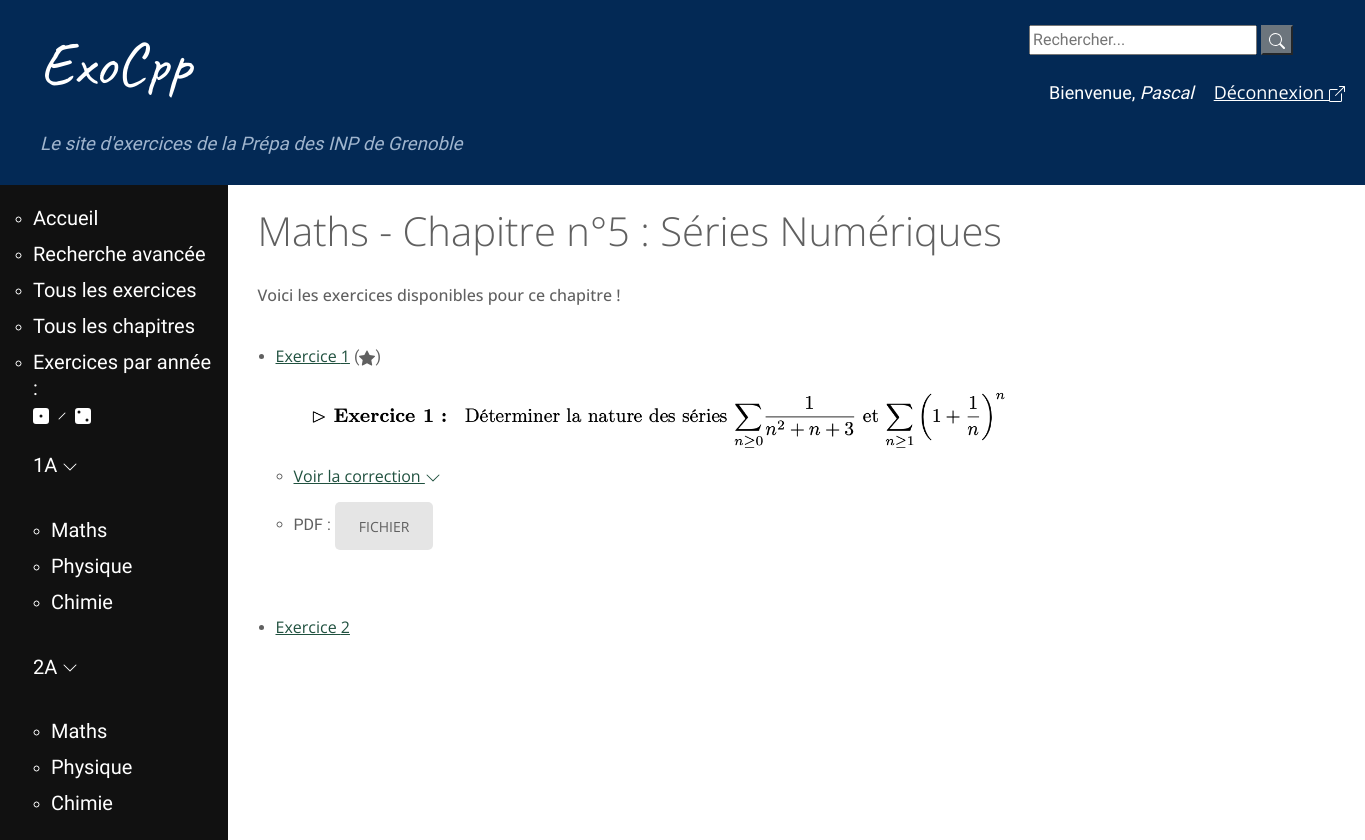
Before: /chapitre/1 (signed in) with the older database file.
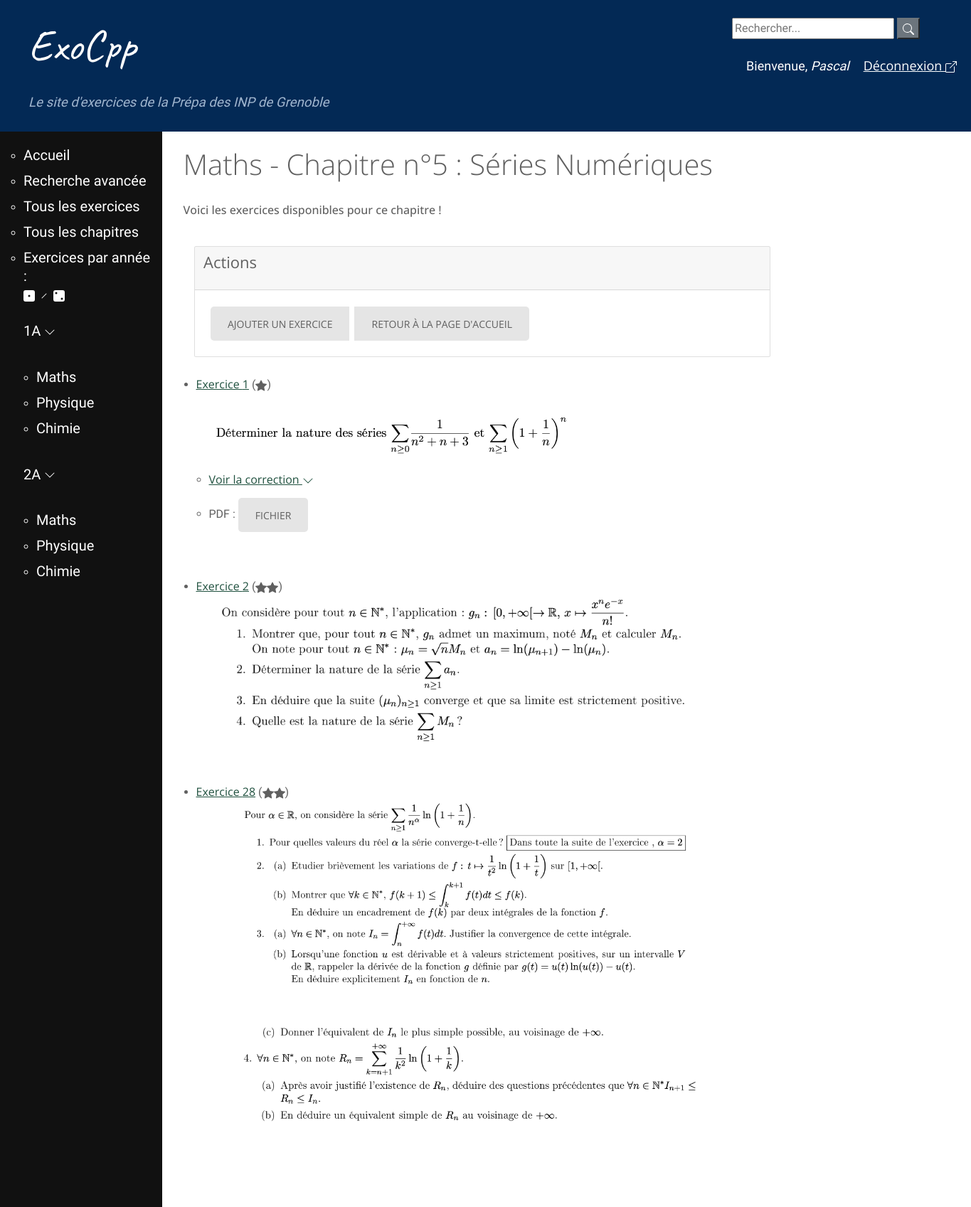
After: the same page with the newer database file.
### exo/models.py (models this page shows, shortened)
class Chapitre(models.Model):
    annee = models.CharField(max_length=2, choices = [('1A', 'Première année'),
        ('2A', 'Deuxième année')])
    matiere = models.CharField(max_length=40, choices = MATIERES)
    nom = models.CharField(max_length=200, null=False, unique=True)
    numero = models.IntegerField(null=True, error_messages={"invalid_choice" : "Ce numéro de chapitre existe déjà."},
        help_text="Vous pouvez numéroter le chapitre/module \
        pour permettre un classement dans l'ordre du programme (recommandé, \
        la valeur par défaut est 1)", default=1, unique=True)

class Exercice(models.Model):
    nom = models.CharField(max_length=200, null=True, blank=True)
    tags = TaggableManager()
    difficulte = models.IntegerField(null=True, blank=True, choices = ((1, '*'), (2, '**'),
        (3, '***')))
    chapitre = models.ForeignKey(Chapitre, on_delete = models.CASCADE)
    provenance = models.CharField(max_length=200, default='', null=True, blank=True)
    numero = models.IntegerField(default=1)
    def get_absolute_url(self):
        return reverse('exercice-details', args=[str(self.id)])

class Fichier(models.Model):
    file = models.FileField(upload_to='')
    format = models.CharField(max_length = 2, choices = [('w', 'Document Word'),
        ('p', 'PDF'), ('t', 'LaTeX'), ('i', 'Image')])
    exercice = models.ForeignKey(Exercice, related_name = 'fichier',
        on_delete = models.CASCADE)
    created_date = models.DateTimeField(default=timezone.now)
    published_date = models.DateTimeField(blank=True, null=True)
    correction = models.CharField(max_length=3, choices = [('Oui', 'Oui'), ('Non', 'Non')], default='Non')
    def get_absolute_url(self):
        return reverse('edit_fichier', args=[str(self.id)])

### exo/views.py (the view)
# urls.py: path('chapitre/<int:chapitre_id>', views.chap_detail, name='chapitre-details'),
@login_required(login_url='login')
def chap_detail(request, chapitre_id):
	chapitre = get_object_or_404(Chapitre, pk = chapitre_id)
	return render(request, 'exo/chap_listexo.html', {'chapitre': chapitre,
	'exercices': Exercice.objects.filter(chapitre_id=chapitre_id),
	'fichiers' : Fichier.objects.all()})

### exo/templates/exo/chap_listexo.html (shortened to what this page needs)
{% extends "base_generic.html" %}
{% block content %}
	<h1>{{ chapitre.matiere }} - Chapitre n°{{chapitre.numero}} : {{ chapitre.nom }}</h1>
  	{% if exercices.count == 0 %}
	  		<p>
          Aucun exercice pour le moment ! Patientez un peu, ils arrivent bientôt {% include './icons/emoji-wink.svg'%}
        </p>
    {% else %}
    <h6>Voici les exercices disponibles pour ce chapitre !</h6>
		{% endif %}
{% for group in request.user.groups.all %}
    {% if group.name == 'prof'%}
    <div class="container-fluid"><div class="card w-75">
    <div class="card-header">
      <h4>Actions</h4>
    </div>
    <div class="card-body">
    <div class="btn-group" role="group">
    <a href="{% url 'new_ex' %}" class="btn btn-outline-success btn-sm">Ajouter un exercice</a>
        <a href="{% url 'home' %}" class="btn btn-outline-secondary btn-sm">Retour à la page d'accueil</a>
  </div>
    </div></div>
  </div>
    {% endif %}
{% endfor %}
  <br/>
{% for exercice in exercices %}
    <ul>
        {% if exercice.difficulte == null %}
        <li>
        <a href="{{ exercice.get_absolute_url }}">Exercice {{ exercice.id }}</a>
        {% for fichier in fichiers %}
      </li>
        {% endfor %}
        {% elif exercice.difficulte == 1 %}
        <li>
        <a href="{{ exercice.get_absolute_url }}">Exercice {{ exercice.id }}</a> ({% include './icons/star-fill.svg'%})
        {% for fichier in fichiers %}
        <ul>
            {% if fichier.exercice.chapitre == exercice.chapitre and fichier.exercice == exercice %}
              {% if fichier.format == "i" %}
              {% if fichier.correction == "Oui" %}
      <li>
            <div id="correction">
        <a href="{{ fichier.file.url }}" >{{ "Voir la correction" }} {% include '../exo/icons/chevron-down.svg' %}</a><br/>
    </li>
        {% elif fichier.correction == "Non" %}
            <img src="{{ fichier.file.url }}" alt="énoncé" width="750">
        {% endif %}
    {% elif fichier.format == "p" %}
    <li>
          {% if fichier.correction == "Oui" %}
        PDF :
        <div class="btn">
            <a href="{{ fichier.file.url }}" class="btn btn-sm btn-outline-light">Correction</a>
        </div>
          {% elif fichier.correction == "Non" %}
        PDF :
            <a href="{{ fichier.file.url }}" class="btn btn-sm btn-outline-light">Fichier</a>
        {% endif %}
        {% endif %}
        {% endif %}
      </ul>
        {% endfor %}
        </li>
<br/>
        {% elif exercice.difficulte == 2 %}
        <li>
        <a href="{{ exercice.get_absolute_url }}">Exercice {{ exercice.id }}</a> ({% include './icons/star-fill.svg'%}{% include './icons/star-fill.svg'%})
        {% for fichier in fichiers %}
        <ul>
            {% if fichier.exercice.chapitre == exercice.chapitre and fichier.exercice == exercice %}
              {% if fichier.format == "i" %}
              {% if fichier.correction == "Oui" %}
      <li>
            <div id="correction">
        <a href="{{ fichier.file.url }}" >{{ "Voir la correction" }} {% include '../exo/icons/chevron-down.svg' %}</a><br/>
      <div style="display: none">
        <img src="{{ fichier.file.url }}" alt="correction" width="750">
  {% for group in request.user.groups.all %}
    {% if group.name == 'prof'%}
        <div class="btn-group" role="group">
          <a href="{{ fichier.get_absolute_url }}" class="btn btn-outline-warning btn-sm">Modifier le format</a>
          <form method="post" action="{% url 'supp_fichier' fichier.pk %}">
            {% csrf_token %}
            <button type="submit" class="btn btn-outline-danger btn-sm">Supprimer le fichier</button>
          </form>
        </div>
    {% endif %}
  {% endfor %}
      </div>
    </li>
<script type="text/javascript" src="http://ajax.googleapis.com/ajax/libs/jquery/1.6.2/jquery.min.js"></script>
<script type="text/javascript">
$('#correction > a').click(function(){
    $(this).next().next().slideToggle();
    return false;
});
</script>
        {% elif fichier.correction == "Non" %}
            <img src="{{ fichier.file.url }}" alt="énoncé" width="750">
        {% endif %}
        {% endif %}
        {% endif %}
      </ul>
        {% endfor %}
        </li>
<br/>
        {% endif %}
      </ul>
        {% endfor %}
{% endblock %}

### exo/templates/base_generic.html (shortened to what this page needs)
{% load static %}
<!DOCTYPE html>
<html lang="en">
<head>
  <link rel="stylesheet" href="https://stackpath.bootstrapcdn.com/bootstrap/4.1.3/css/bootstrap.min.css">
  <link rel="stylesheet" href="{% static 'css/styles.css' %}">
  <link rel="stylesheet" href="https://use.fontawesome.com/releases/v5.6.1/css/all.css">
<link rel='stylesheet' id='pretty-checkbx-css'  href='https://cdn.jsdelivr.net/npm/pretty-checkbox@3.0/dist/pretty-checkbox.min.css?ver=5.4.4' type='text/css' media='all' />
<link rel="stylesheet" type="text/css" href="{% static 'css/styles2.css' %}"/>
</head>
<body>
<div id="page">
<div id="bloc principal">
  <div class="page-header">
      <div class="wrapper col1">
        <div id="topbar">
          <div id="search">
            <form class="search" method=POST action="{% url 'search-chap' %}">
              <input class="barre-recherche" type="search" placeholder="Rechercher..." aria-label="Recherche" name="searched">
              <button class="btn-secondary" type="submit">{% include './exo/icons/search.svg'%}</button>
            </form>
            <br/>
            <span class="hello-msg">Bienvenue, <em>{{ request.user }}</em><a href="{% url 'logout' %}" class="hello-msg">Déconnexion {% include './exo/icons/box-arrow-up-right.svg'%}</a></span>
          </div>
        </div>
      </div>
      <div class="titre">
      <h1><a href="/">ExoCpp</a></h1>
      <h5>Le site d'exercices de la Prépa des INP de Grenoble</h5>
      </div>
  </div>
  <div class="container-fluid">
    <div class="row">
          <div class="col-sm-2">
          {% block sidebar %}
          <ul class="puces-navbar">
              <li><h4><a href="{% url 'home' %}">Accueil</a></h4></li>
              <li><h4><a href="{% url 'exercice_filtres' %}">Recherche avancée</a></h4></li>
              <li><h4><a href="{% url 'exercices' %}">Tous les exercices</a></h4></li>
              <li><h4><a href="{% url 'chapitres' %}">Tous les chapitres</a></h4></li>
              <li><h4><a href="#">Exercices par année :</a><br/><a href="{% url '1A' %}">{% include './exo/icons/dice-1-fill.svg' %}</a> {% include './exo/icons/slash.svg' %} <a href="{% url '2A' %}">{% include './exo/icons/dice-2-fill.svg' %}</a></h4></li>
          {% endblock %}
          <div id="menu">
    <h4><a href="{% url '1A' %}">1A {% include './exo/icons/chevron-down.svg' %}</a></h4><br/>
    <ul class="puces-navbar">
        <li><h4><a href="{% url '1A-maths' %}">Maths</a></h4></li>
        <li><h4><a href="{% url '1A-physique' %}">Physique</a></h4></li>
        <li><h4><a href="{% url '1A-chimie' %}">Chimie</a></h4></li>
    </ul>
    <br/>
    <h4><a href="{% url '2A' %}">2A {% include './exo/icons/chevron-down.svg' %}</a></h4><br/>
    <ul class="puces-navbar">
        <li><h4><a href="{% url '2A-maths' %}">Maths</a></h4></li>
        <li><h4><a href="{% url '2A-physique' %}">Physique</a></h4></li>
        <li><h4><a href="{% url '2A-chimie' %}">Chimie</a></h4></li>
    </ul>
</div>
</ul>
      </div>
         <div class="col-sm-10">
            <div class="container">
              {% block content %}
              {% endblock %}
            </div>
            <br/>
            <br/>
         </div>
    </div>
  </div>
</div>
</div>
</body>
</html>

### exo/templates/exo/icons/dice-1-fill.svg
<svg xmlns="http://www.w3.org/2000/svg" width="16" height="16" fill="currentColor" class="bi bi-dice-1-fill" viewBox="0 0 16 16">
  <path d="M3 0a3 3 0 0 0-3 3v10a3 3 0 0 0 3 3h10a3 3 0 0 0 3-3V3a3 3 0 0 0-3-3H3zm5 9.5a1.5 1.5 0 1 1 0-3 1.5 1.5 0 0 1 0 3z"/>
</svg>

### exo/templates/exo/icons/slash.svg
<svg xmlns="http://www.w3.org/2000/svg" width="16" height="16" fill="currentColor" class="bi bi-slash" viewBox="0 0 16 16">
  <path d="M11.354 4.646a.5.5 0 0 1 0 .708l-6 6a.5.5 0 0 1-.708-.708l6-6a.5.5 0 0 1 .708 0z"/>
</svg>

### exo/templates/exo/icons/dice-2-fill.svg
<svg xmlns="http://www.w3.org/2000/svg" width="16" height="16" fill="currentColor" class="bi bi-dice-2-fill" viewBox="0 0 16 16">
  <path d="M0 3a3 3 0 0 1 3-3h10a3 3 0 0 1 3 3v10a3 3 0 0 1-3 3H3a3 3 0 0 1-3-3V3zm5.5 1a1.5 1.5 0 1 0-3 0 1.5 1.5 0 0 0 3 0zm6.5 9.5a1.5 1.5 0 1 0 0-3 1.5 1.5 0 0 0 0 3z"/>
</svg>

### exo/templates/exo/icons/chevron-down.svg
<svg xmlns="http://www.w3.org/2000/svg" width="16" height="16" fill="currentColor" class="bi bi-chevron-down" viewBox="0 0 16 16">
  <path fill-rule="evenodd" d="M1.646 4.646a.5.5 0 0 1 .708 0L8 10.293l5.646-5.647a.5.5 0 0 1 .708.708l-6 6a.5.5 0 0 1-.708 0l-6-6a.5.5 0 0 1 0-.708z"/>
</svg>

### exo/static/css/styles.css (style rules this page uses)
#menu { padding-top: 15px; margin-bottom: 0px; }
.page-header { height: 10%; min-height: 60px; background-color: #032955; margin-top: 0; padding: 10px 20px 25px 40px; }
.page-header h1, .page-header h1 a, .page-header h1 a:visited, .page-header h1 a:active { color: #ffffff; font-size: 54pt; text-decoration: none; }
h1 a, h2 a { color: #FFFFFF; font-family: 'Caveat', cursive; }
.page-header h5 { color: #A0B5CE; font-family: 'Caveat', cursive; }
h5 { color: #A0B5CE; font-size: 18pt; }
h4 a { color: #FFFFFF; font-family: 'Cuprum', sans-serif; }
.col-sm-2 { background-color: #111; padding-top: 20px }
.col-sm-2 h4, .col-sm-2 h4 a { color: #FFFFFF; font-size: 15pt; text-decoration: none; margin-bottom:10px; font-weight:400; font-style:normal; text-transform:none }
#topbar #search { height:45px; padding:15px 0;display:block; float:right; }
.puces-navbar { list-style: circle; color: white; }
.titre h1 a { color: #FFFFFF; font-size: 46pt; text-decoration: none; font-weight:400; font-style:normal; text-transform:none }
.titre h5 { font-size: 14pt; text-decoration: none; margin-bottom:4px; font-weight:500; font-style:italic; text-transform:none; font-family: 'Roboto Condensed', sans-serif; }
html, body { height: 100% }
#page { min-height: 100%; position: relative; }
.col-sm-10 { padding-top: 20px; }
h6 { line-height: 50%; }
.card { margin-top: 40px; }
.container-fluid { margin-left: 100px; }
.card-body { margin-left: 10px; }

### exo/templates/base_generic.html (style rules this page uses)
a, a:hover { color: #20513f; }
h1, h2, h3, h4, h5, h6, .h1, .h2, .product-info .product_title, .product-info .price, .h3, .h4, .h5, .h6 { font-family: 'Open Sans', Helvetica, Arial, sans-serif; }
a { font-family: 'Open Sans', Helvetica, Arial, sans-serif; }
.btn, .back-btn, .btn-primary, .add-to-cart em, .add-to-cart, .done-btn, .search-btn, .single-post article label+input[type="submit"], .single_add_to_cart_button,.button { font-family: 'Open Sans', Helvetica, Arial, sans-serif; }
.hello-msg { font-size: 18px; color: #fff; margin-left: 20px; }

Changed rows visible on the page:
changed Fichier (number 1 of 6 on the later page): file: a different picture
changed Exercice id 2: difficulte empty → 2 (drawn)
added Fichier: file (picture), shown under Exercice id 2
added Exercice: id "28"
added Fichier: file (picture), shown under "28"
added Fichier: file (picture), shown under "28"
